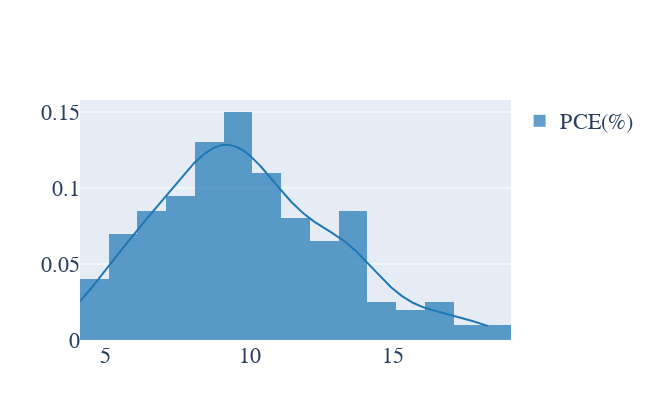

Source (notebook cell):
### Code cell
import plotly.figure_factory as ff

hist_data = [df['PCE']]
group_labels = ['PCE(%)'] # name of the dataset

fig = ff.create_distplot(hist_data, group_labels,show_rug=False)
fig.update_layout(width = 650, height = 420,font = dict(family='Times New Roman',size=22),)
fig.show()

### Figure 1 — Plotly figure (JSON) as saved in the notebook; plotly's stock layout.template omitted (floating-point values rounded to 4 significant figures; data arrays with more than 128 entries replaced by an {"elided": "..."} marker saying what was removed)
{"data": [{"autobinx": false, "histnorm": "probability density", "legendgroup": "PCE(%)", "marker": {"color": "rgb(31, 119, 180)"}, "name": "PCE(%)", "opacity": 0.7, "type": "histogram", "x": {"elided": "200 float values"}, "xaxis": "x", "xbins": {"end": 18.32, "size": 1, "start": 4.1}, "yaxis": "y"}, {"legendgroup": "PCE(%)", "marker": {"color": "rgb(31, 119, 180)"}, "mode": "lines", "name": "PCE(%)", "showlegend": false, "type": "scatter", "x": {"elided": "500 float values"}, "xaxis": "x", "y": {"elided": "500 float values"}, "yaxis": "y"}], "layout": {"barmode": "overlay", "font": {"family": "Times New Roman", "size": 22}, "height": 420, "hovermode": "closest", "legend": {"traceorder": "reversed"}, "width": 650, "xaxis": {"anchor": "y2", "domain": [0, 1], "zeroline": false}, "yaxis": {"anchor": "free", "domain": [0, 1], "position": 0}}}
